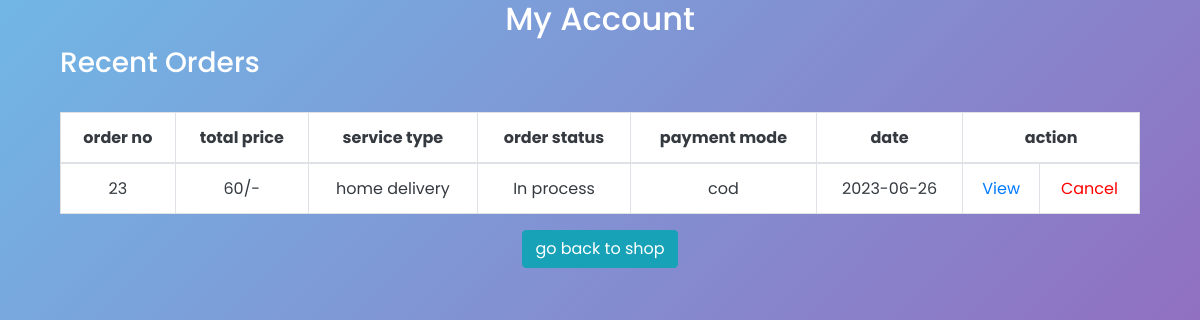
/customer/account/account.php?edit=21 (signed in), run on the app's committed database.
### tables this page shows
CREATE TABLE `ckeckout` (
  `id` int(11) NOT NULL,
  `userid` int(20) NOT NULL,
  `shopid` int(20) NOT NULL,
  `name` varchar(30) NOT NULL,
  `pno` int(10) NOT NULL,
  `email` varchar(20) NOT NULL,
  `address` varchar(100) NOT NULL,
  `price` int(20) NOT NULL,
  `order_status` varchar(20) NOT NULL,
  `servicetype` varchar(30) NOT NULL,
  `paymentmode` varchar(20) NOT NULL,
  `time` date NOT NULL DEFAULT current_timestamp()
);

### customer/account/account.php (the view, shortened to what this page needs)
<?php
require ($_SERVER['DOCUMENT_ROOT']."/DE/conn.php");
if(!empty($_SESSION["no"])){
	$no=$_SESSION["no"];
	$sid=$_GET['edit'];
}
	else{
	header("Location:/DE/login/login.php");
}
?>
<html>
<head>
      <link rel="stylesheet" href="https://cdnjs.cloudflare.com/ajax/libs/font-awesome/5.15.3/css/all.min.css"/>
    <link rel="stylesheet" href="https://cdnjs.cloudflare.com/ajax/libs/font-awesome/5.15.3/css/all.min.css"/>
  <link rel="stylesheet" href="https://pro.fontawesome.com/releases/v5.10.0/css/all.css"/>
  <link rel="stylesheet" href="https://cdn.jsdelivr.net/npm/bootstrap@4.5.3/dist/css/bootstrap.min.css">
  <link rel="stylesheet" href="cart.css">
</head>
<body style="background: linear-gradient(135deg, #71b7e6, #9b59b6);">
<div class="container text-white">
    <h2 class='text-center text-white'>My Account</h2>
    <section id="content">
		<div class="content-blog content-account">
			<div class="container">
				<div class="row">
					<div class="col-md-12">
			<h3>Recent Orders</h3>
			<br>
			<table class="cart-table account-table table table-bordered bg-white text-dark text-center">
				<thead>
					<tr>
						<th>order no</th>
						<th>total price</th>
						<th>service type</th>
						<th>order status</th>
						<th>payment mode</th>
						<th>date</th>
						<th colspan="2">action</th>
					</tr>
				</thead>
				<tbody>
				<?php
						$order=mysqli_query($conn,"SELECT * FROM ckeckout WHERE userid=$no && shopid=$sid ORDER BY id DESC" );
						if(mysqli_num_rows($order)>0)
						{
							while($orderrow = mysqli_fetch_assoc($order)){
				?>
					<tr>
						<td>
							<?php echo$orderrow['id'] ?>
						</td>
						<td>
							<?php echo$orderrow['price'] ?>/-
						</td>
						<td>
							<?php echo$orderrow['servicetype'] ?>
						</td>
						<td>
							<?php echo$orderrow['order_status'] ?>
						</td>
						<td>
							<?php echo $orderrow['paymentmode'] ?>
						</td>
						<td>
							<?php echo $orderrow['time'] ?>
						</td>
						<td>
							<a href="vieworder.php?id=<?php echo $orderrow['id']?>&& edit=<?php echo $sid?>">View</a>
						</td>
						<td>
						<?php if($orderrow['order_status'] != 'cancelled'){ ?>
							<a href="cancelorder.php?id=<?php echo $orderrow['id']?>&& edit=<?php echo $sid?>" style="color:red;">Cancel</a>
						<?php } ?>
						</td>
					</tr>
				<?php
							}
						}
						else{
							echo "0 results";
						}
				?>
				</tbody>
			</table>
			<center><a href="/DE/customer/open_shop/shop.php?edit=<?php echo $sid;?>" class="btn btn-info">go back to shop</a></center>
			</div>
					</div>
				</div>
			</div>
		</div>
</body>
</html>

### customer/cart/cart.css (style rules this page uses)
* { margin: 0; padding :0; font-family: "poppins",sans-serif; }
body { background: linear-gradient(135deg, #71b7e6, #9b59b6); }

### data on the page
ckeckout: id "23", price "60", servicetype "home delivery", order_status "In process", paymentmode "cod", time "2023-06-26"
